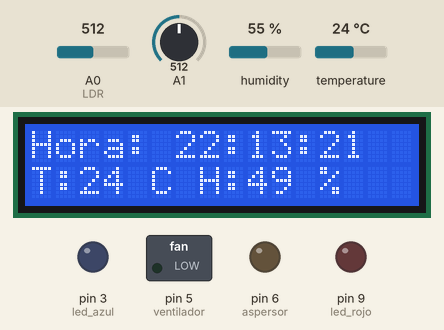
Bench run of a sketch on a simulated Arduino Uno, built with avr-gcc and run on an emulated ATmega328P. Parts: 16×2 character LCD, switched loads named in the sketch (green lamp = pin HIGH), output pins drawn as LEDs (lit = HIGH). Inputs (shaded band) come from the test bench; at power-on: A1 = 512, temperature 24 °C, A0 (LDR) = 512, humidity 55 %. The local clock reads 2024-03-15 10:24:30 at power-on unless the sketch sets it.

Above: at 1.2 s.
1.3 s: A1 set to 706
At 2.9 s:
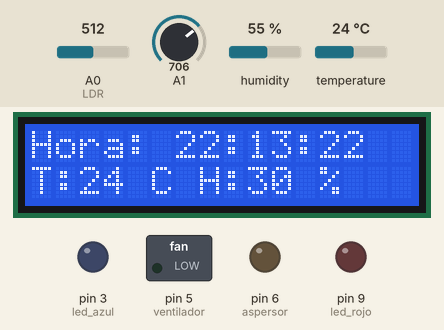
6.8 s: A1 set to 730
At 9.1 s:
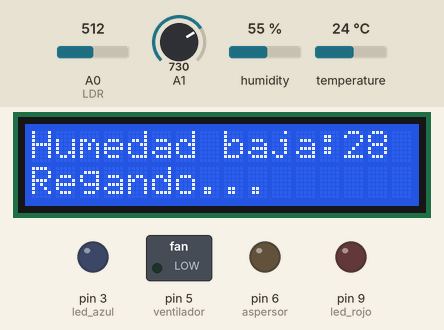
12.9 s: temperature set to 29.5 °C
18.8 s: temperature set to 30.5 °C
At 24.0 s:
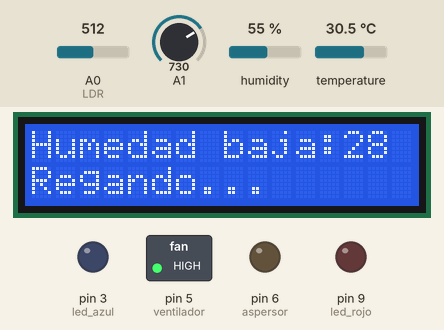
24.9 s: A1 set to 716
At 27.5 s:
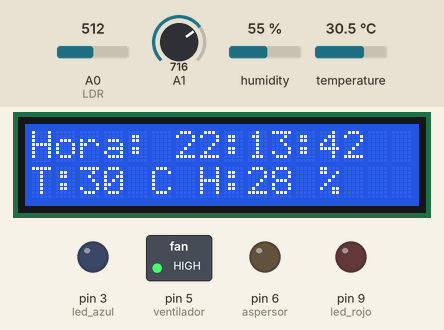
30.2 s: temperature set to 12 °C
At 32.7 s:
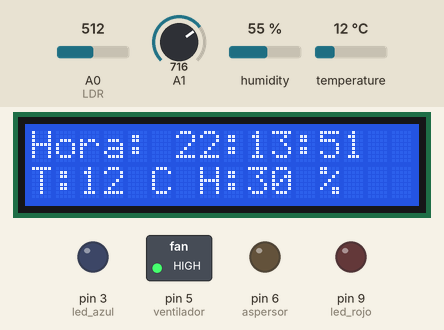
Timing chart, 0 to 34.2 s (numbered marks = the images above; inputs shaded):
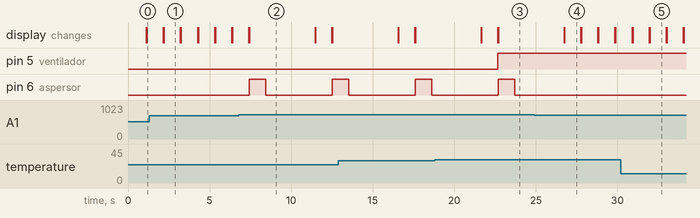

The sketch:

Invernadero.ino
```cpp
#include <Wire.h>       // Librerias para el uso de la lcd y comunicacon SPI
#include <LCD.h>
#include <LiquidCrystal_I2C.h>
#include <DHT.h>        // Necesario descargar la libreria para el sensor de temperatura DHT
#include <DHT_U.h>
#include <RTClib.h>     // Necesario descargar la libreria para el reloj en tiempo real

RTC_DS1307 RTC;         // Objeto para el reloj en tiempo real

LiquidCrystal_I2C lcd (0x27, 2, 1, 0, 4, 5, 6, 7);  // Creacion del objeto lcd (DIR, E, RW, RS, D4, D5, D6, D7)
int SENSOR = 2;      // Puerto de conexion del sensor
int LDR = A0;        // Puerto del sensor LDR
int led_azul = 3;    // Puerto de la lampara azul
int led_rojo = 9;    // Puerto de la lampara roja
int ventilador = 5;  // Puerto del ventilador
int aspersor = 6;    // puerto de los aspersores de agua
int TEMPERATURA;     // Variable para guardar el valor de la temperatura
int HUMEDAD;         // Variable para guardar el valor de la Humedad
int valor = 0;

DHT dht(SENSOR, DHT22);   // Funcion para configurar el sensor (PIN, TIPO DHT(11/22))

void setup (){
 RTC.begin();                        // Inicializacion del reloj en tiempo real
 lcd.setBacklightPin(3,POSITIVE);    // Funcion para activar la iluminacion de la lcd
 lcd.setBacklight(HIGH);
 lcd.begin(16,2);                    // Definiendo una lcd de 16 columna por 2 filas
 lcd.clear();                        // Borrado de la pantalla de inicio
 dht.begin();                        // Inicializacion del sensor
 pinMode(LDR, INPUT);                // Definiendo pines de entrada y salida
 pinMode(led_azul, OUTPUT);
 pinMode(led_rojo, OUTPUT);
 pinMode(aspersor, OUTPUT);
 pinMode(ventilador, OUTPUT);
 RTC.adjust(DateTime(__DATE__,__TIME__)); // Sincronizacion de fecha y hora con el de la computadora
}

void loop(){
 TEMPERATURA = dht.readTemperature();       // Funcion para leer la temperatura del sensor
 int lectura = analogRead(A1);
 HUMEDAD = map (lectura, 1023, 0, 0 ,100);  // Guardar el valor mapeado del sensor de temperatura de 0 - 100%
 valor = analogRead(LDR);
 DateTime now = RTC.now();                  // Actualizar el valor de fecha y hora en el RTC

  if(now.hour() >= 8 && now.hour() <= 20)   // Control de la iluminacion entre las 8 Hrs - 20 Hrs -
   if(valor <= 450){                        // Encender los leds si la iluminacion es baja
      analogWrite(led_azul,255);            // Control de led RGB
      analogWrite(led_rojo,240);
   }else{
      analogWrite(led_azul,0);
      analogWrite(led_rojo,0);
   }
  else{
    analogWrite(led_azul,0);
    analogWrite(led_rojo,0);
  }

 if(TEMPERATURA >= 30)         // Control del ventilador de acuerdo a la temperatura
   digitalWrite(ventilador, HIGH);

 else if(TEMPERATURA < 30 && TEMPERATURA >= 25)
   digitalWrite(ventilador, LOW);

 if(HUMEDAD < 30)              // Llamada a la funcion riego() si la Humedad es menor a 30%
   riego();

 lcd.setCursor(0,0);           // Informacion a mostrar en la pantalla lcd
 lcd.print("Hora: ");
 lcd.print(now.hour(), DEC);
 lcd.print(":");
 lcd.print(now.minute(), DEC);
 lcd.print(":");
 lcd.print(now.second(), DEC);
 lcd.setCursor(0,1);
 lcd.print("T:");
 lcd.print(TEMPERATURA);
 lcd.print(" C ");
 lcd.print("H:");
 lcd.print(HUMEDAD);
 lcd.print(" % ");
 delay(1000);
 lcd.setCursor(0,0);
 lcd.print("                ");
}

void riego(){                     // Funcion para controlar el riego de la planta
  lcd.setCursor(0,0);
  lcd.print("Humedad baja:");
  lcd.print(HUMEDAD);
  lcd.print(" % ");
  lcd.setCursor(0,1);
  lcd.print("Regando...      ");
  digitalWrite(aspersor, HIGH);
  delay(1000);
  digitalWrite(aspersor, LOW);
  delay(3000);
  lcd.clear();
}
```

Measured:
- the behaviour switches between 716 and 717 on A1 (found by bisection; images 1 and 2)
- the behaviour switches between 29.9 and 30 °C on temperature (found by bisection; images 2 and 3)
- after the input at 6.8 s, pin 6 (aspersor): LOW → HIGH after 0.64 s, → LOW 1.0 s later, → HIGH 4.1 s later; the display: first differs from a run without the input after 0.64 s (image 2)
- after the input at 18.8 s, pin 5 (ventilador): LOW → HIGH after 3.9 s
- after the input at 24.9 s, pin 6 (aspersor): stays LOW (without the input it goes to HIGH after 2.9 s)
- what the display in image 1 shows lasts 1.0 s, from 2.2 s to 3.2 s
- what the display in image 2 shows lasts 4.1 s, from 7.4 s to 11.5 s
